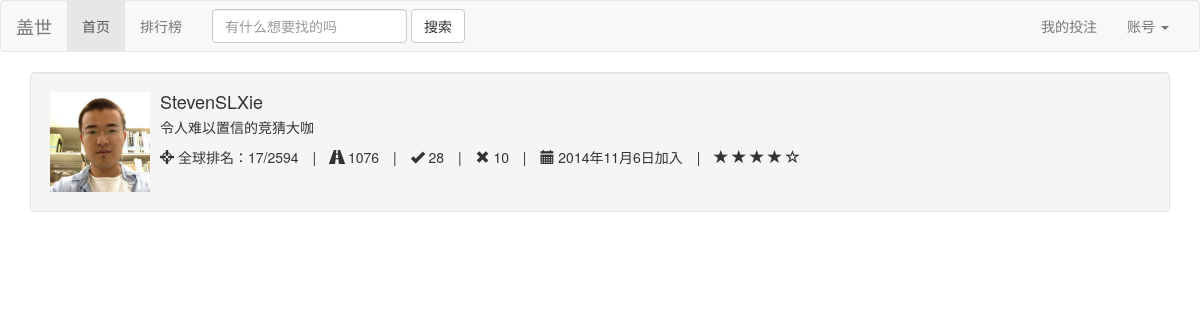
Page /leaderboard (signed in) on the earlier database version.
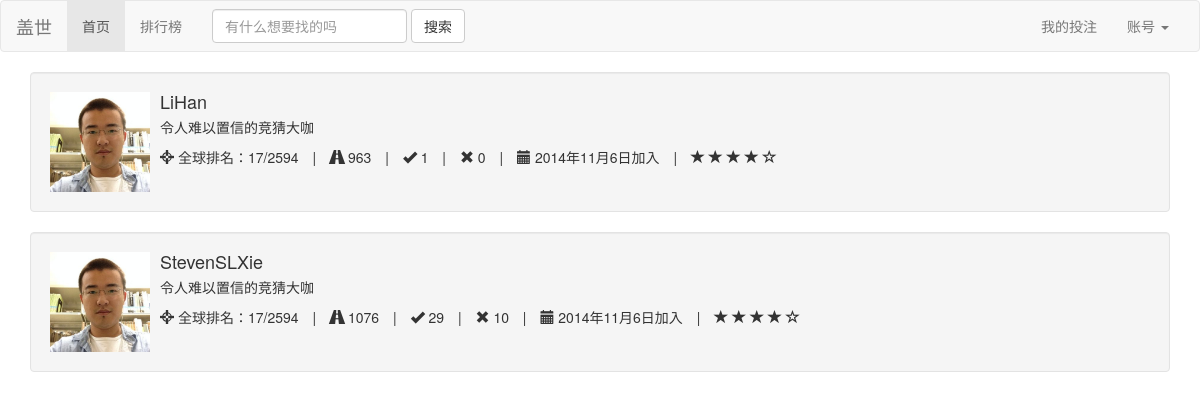
Same page on the later database version.
### Guess/models.py (models this page shows)
class Person(models.Model):
	user = models.OneToOneField(User)
	point = models.IntegerField(default=1000)
	expertise = models.TextField(default='N/A')
	win = models.IntegerField(default=0)
	lose = models.IntegerField(default=0)
	game = models.IntegerField(default=0)
	point_per_game = models.FloatField(default=0.0)
	index = models.IntegerField(default=0)
	class Meta:
		ordering = ('point','point_per_game',)

### Guess/views.py (the view)
# urls.py: url(r'^leaderboard$', 'Guess.views.leaderboard', name='leaderboard'),
def leaderboard(request):
	if not request.user.is_authenticated():
		return redirect('/')
	persons = Person.objects.all()
	return render(request,'leaderboard.html',{'persons':persons})

### Guess/templates/leaderboard.html (shortened to what this page needs)
{% load bootstrap3 %}
<link href='static/bootstrap/css/bootstrap.min.css' rel='stylesheet'>
{% include "nav_bar.html" %}
<link rel="stylesheet" href="http://cdnjs.cloudflare.com/ajax/libs/font-awesome/4.1.0/css/font-awesome.min.css"/>
{% for person in persons %}
<div class="container">
  <div class="well">
      <div class="media">
      	<a class="pull-left" href="#">
    		<img class="media-object" src="/static/me.jpg" height="100" width="100">
  		</a>
  		<div class="media-body">
            <h4 class="media-heading">{{ person.user }}</h4>
             <p>令人难以置信的竞猜大咖</p>
          <ul class="list-inline list-unstyled">
            <li><span><i class="glyphicon glyphicon-screenshot"></i> 全球排名：17/2594 </span></li>
            <li>|</li>
            <li><span><i class="glyphicon glyphicon-road"></i> {{ person.point }}</span></li>
            <li>|</li>
            <li><span><i class="glyphicon glyphicon-ok"></i> {{ person.win }}</span></li>
            <li>|</li>
            <li><span><i class="glyphicon glyphicon-remove"></i> {{ person.lose }}</span></li>
            <li>|</li>
            <li><span><i class="glyphicon glyphicon-calendar"></i> 2014年11月6日加入 </span></li>
            <li>|</li>
            <li>
               <span class="glyphicon glyphicon-star"></span>
                        <span class="glyphicon glyphicon-star"></span>
                        <span class="glyphicon glyphicon-star"></span>
                        <span class="glyphicon glyphicon-star"></span>
                        <span class="glyphicon glyphicon-star-empty"></span>
            </li>
			</ul>
       </div>
    </div>
  </div>
</div>
{% endfor %}

### Guess/templates/nav_bar.html (shortened to what this page needs)
<head>
</head>
<nav class="navbar navbar-default" role="navigation">
  <div class="container-fluid">
    <div class="navbar-header">
      <a class="navbar-brand" href="/home">盖世</a>
    </div>
    <div class="collapse navbar-collapse" id="bs-example-navbar-collapse-1">
      <ul class="nav navbar-nav">
        <li class="active"><a href="/home">首页</a></li>
        <li><a href="/leaderboard">排行榜</a></li>
      </ul>
      <form class="navbar-form navbar-left" role="search">
        <div class="form-group">
          <input type="text" class="form-control" placeholder="有什么想要找的吗">
        </div>
        <button type="submit" class="btn btn-default">搜索</button>
      </form>
      <ul class="nav navbar-nav navbar-right">
        <li><a href="/profile">我的投注</a></li>
        <li class="dropdown">
          <a id="account_dropdown" href="#" class="dropdown-toggle" data-toggle="dropdown">账号 <span class="caret"></span></a>
        </li>
      </ul>
    </div>
  </div>
</nav>

Differences in the rows shown:
added Person: user "LiHan", point "963", win "1", lose "0"
changed Person "StevenSLXie": win "28" → "29"
